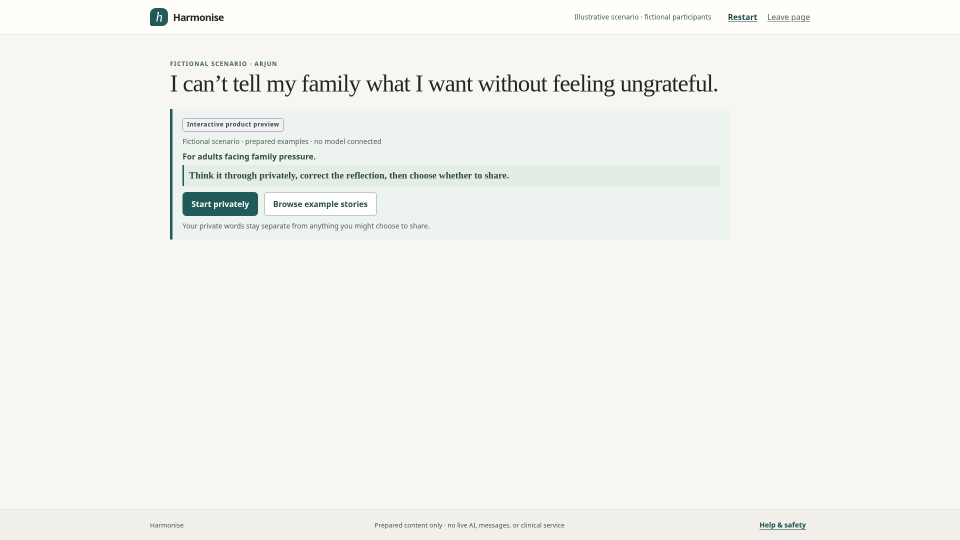
#> input picture demo-iterations/v41/capture/source/entry-screen.png, 1920 x 1080 px, found by its file name (shown at 1/2 size)
$ python prepare-frames-v37.py
#> lines starting #> are read from the running program, lines starting #| are printed output that depends on the picture
#!/usr/bin/env python3
"""Build v37 editorial cards around current-app captures; all UI crops come from the local frontend."""
from pathlib import Path
from PIL import Image, ImageDraw, ImageFont
ROOT=Path(__file__).resolve().parents[3]
CAP=ROOT/'demo-iterations/v37/capture'; SRC=CAP/'source'; GEN=CAP/'generated'
GEN.mkdir(parents=True,exist_ok=True)
W,H=1920,1080
CREAM='#f4f3ee'; WHITE='#ffffff'; INK='#173f3b'; MINT='#e6eee8'; MUTED='#52605b'; BORDER='#b8c8bf'; GOLD='#a8854f'
SANS='/usr/share/fonts/truetype/dejavu/DejaVuSans.ttf'; SERIF='/usr/share/fonts/truetype/liberation/LiberationSerif-Regular.ttf'; BOLD='/usr/share/fonts/truetype/dejavu/DejaVuSans-Bold.ttf'
def font(path,size): return ImageFont.truetype(path,size)
def label(draw,text,x,y,size=24,color=INK,ft=BOLD): draw.text((x,y),text,font=font(ft,size),fill=color)
def rounded(draw,box,radius,fill,outline=None,width=1): draw.rounded_rectangle(box,radius,fill=fill,outline=outline,width=width)
def save(img,name): img.save(GEN/name,optimize=True)
def paste_fit(canvas,source,box,pad=0,upscale=True):
    im=Image.open(source).convert('RGB')
    x,y,bw,bh=box
    ratio=min(bw/im.width,bh/im.height)
    if not upscale: ratio=min(1.0,ratio)
    sz=(int(im.width*ratio),int(im.height*ratio)); im=im.resize(sz,Image.Resampling.LANCZOS)
    px=x+(bw-sz[0])//2; py=y+(bh-sz[1])//2
    canvas.paste(im,(px,py)); return (px,py,*sz)
# Opening: fictional first-person line, no depicted or implied real person.
im=Image.new('RGB',(W,H),INK); d=ImageDraw.Draw(im)
#> after `im = Image.new('RGB', (W, H), INK)`:
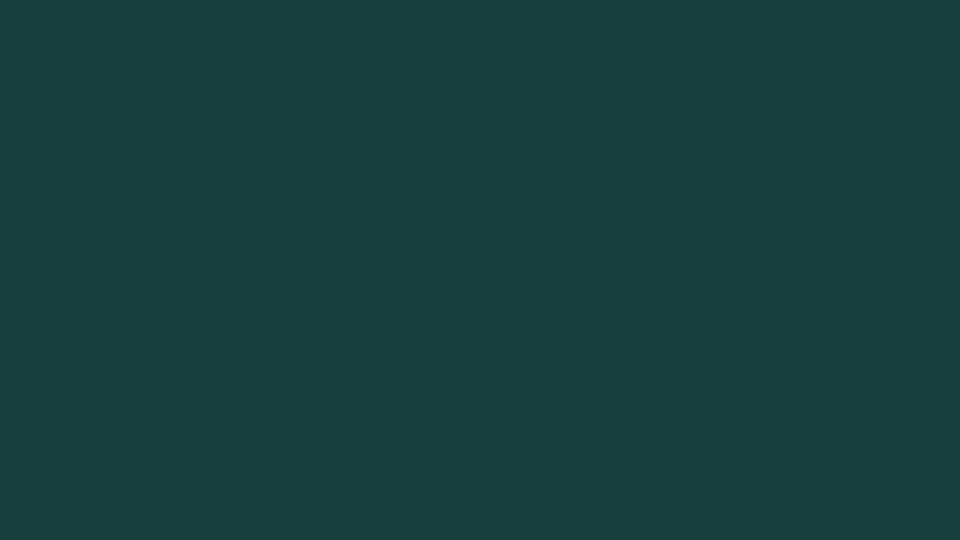
#> im: PIL image 1920x1080 RGB (shown at 1/2 size); mean R, G, B 23, 63, 59
d.rectangle((0,0,W,10),fill='#c6a578')
label(d,'FICTIONAL SCENARIO  ·  ARJUN',150,120,25,'#dce7df')
d.line((150,195,355,195),fill='#88a79b',width=4)
for i,t in enumerate(['I can’t tell my family what I want','without feeling ungrateful.']):
    d.text((145,280+i*104),t,font=font(SERIF,74),fill=WHITE)
d.text((150,555),'A moment before a difficult family conversation.',font=font(SANS,28),fill='#cdd9d2')
d.text((150,890),'HARMONISE',font=font(BOLD,20),fill='#dce7df')
save(im,'01-opening-fictional-quote.png')
#> in save, `def save(img,name): img.save(GEN/name,optimize=True)`:
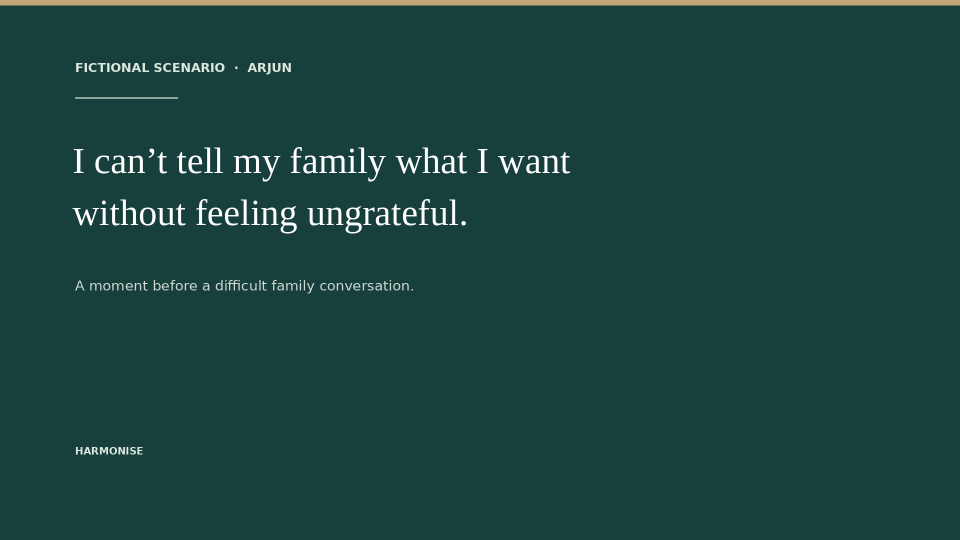
#> saved as 01-opening-fictional-quote.png: PIL image 1920x1080 RGB (shown at 1/2 size); mean R, G, B 28, 66.7, 62.4
# Product promise: crop the exact first-use screen from the current frontend.
im=Image.new('RGB',(W,H),CREAM); d=ImageDraw.Draw(im)
#> after `im = Image.new('RGB', (W, H), CREAM)`:
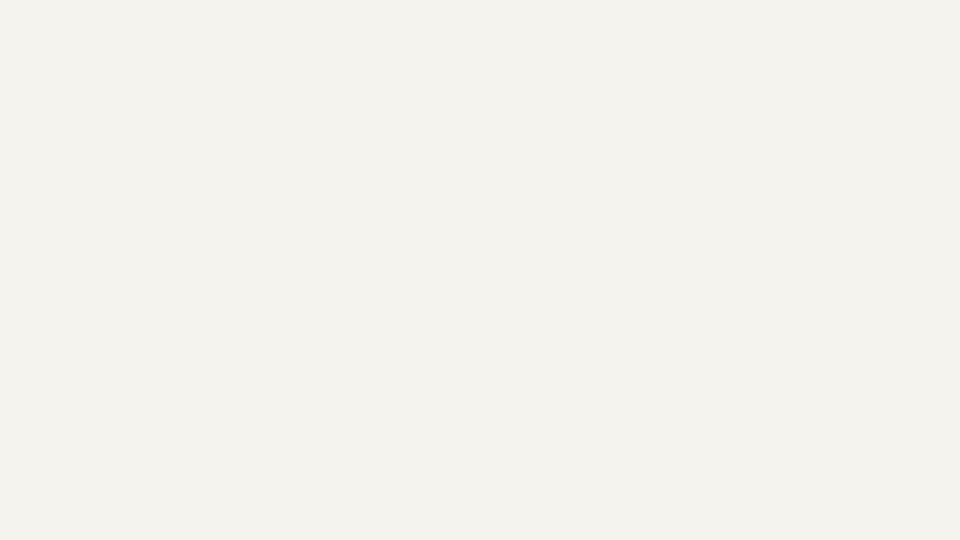
#> im: PIL image 1920x1080 RGB (shown at 1/2 size); mean R, G, B 244, 243, 238
d.rectangle((0,0,W,12),fill=INK)
screen=Image.open(SRC/'entry-screen.png').convert('RGB').crop((230,0,1690,540))
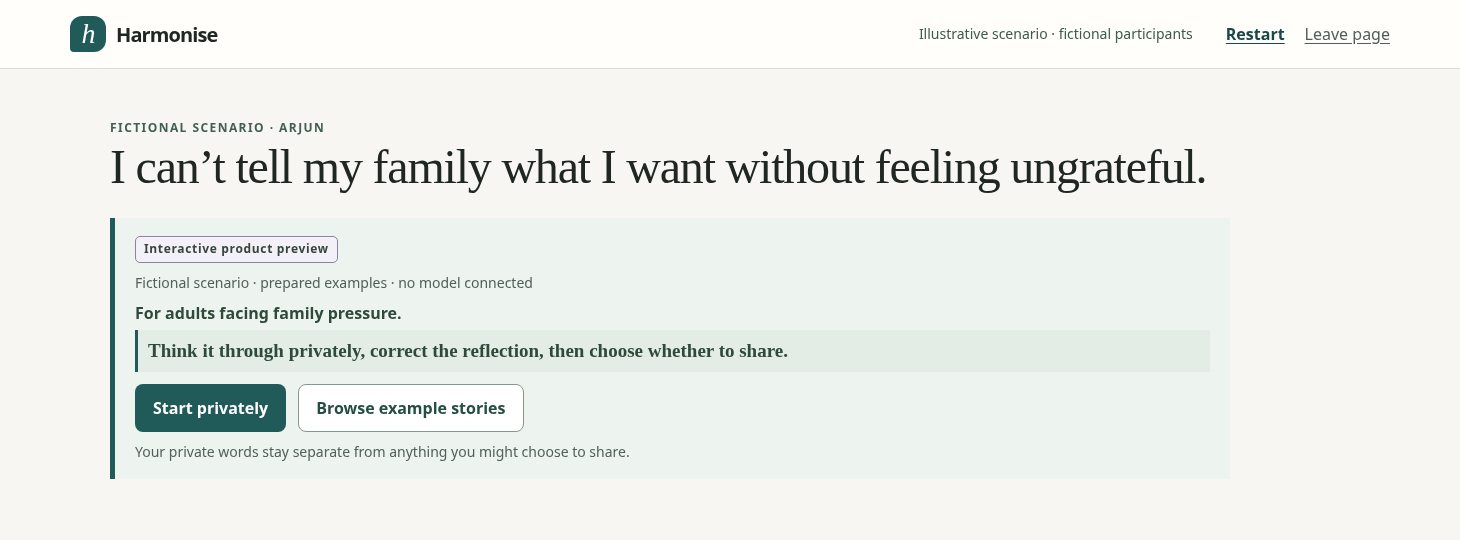
#> screen: PIL image 1460x540 RGB; mean R, G, B 236.3, 239, 234.6
screen=screen.resize((1600,592),Image.Resampling.LANCZOS)
#> screen: PIL image 1600x592 RGB
rounded(d,(130,145,1790,790),12,WHITE,BORDER,2); im.paste(screen,(160,170))
#> after `im.paste(screen, (160, 170))`:
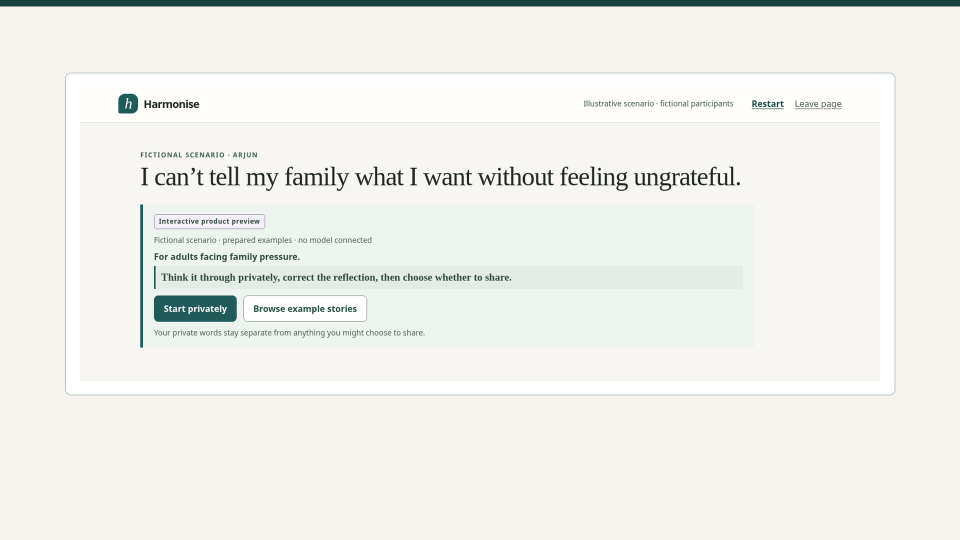
#> im: PIL image 1920x1080 RGB (shown at 1/2 size); mean R, G, B 238.1, 239.4, 235
label(d,'LOCAL PROTOTYPE  ·  NO MODEL CONNECTED',150,840,24,INK)
d.text((150,882),'Prepared examples only.',font=font(SANS,23),fill=MUTED)
save(im,'02-product-promise.png')
#> call 2 of save, with name = '02-product-promise.png'
#> in save (call 2), `def save(img,name): img.save(GEN/name,optimize=True)`:
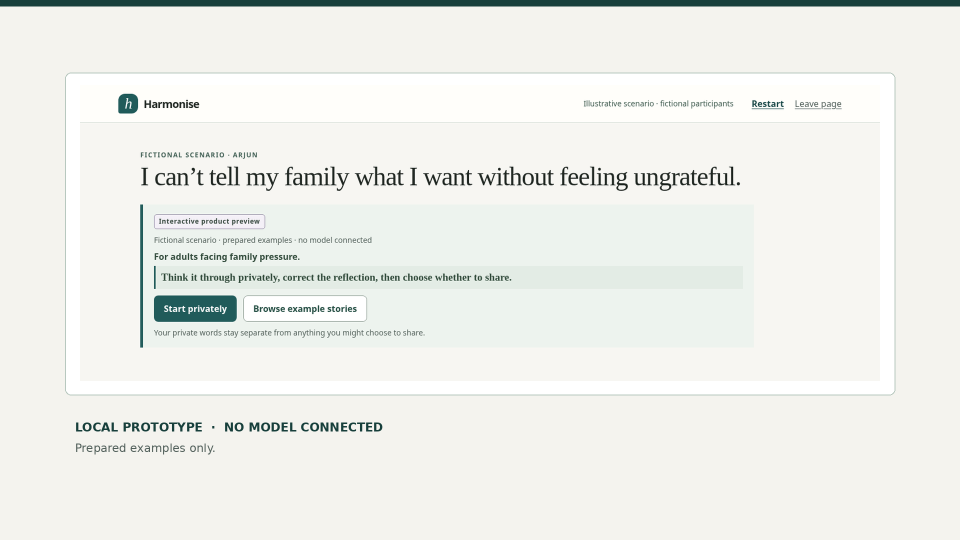
#> saved as 02-product-promise.png: PIL image 1920x1080 RGB (shown at 1/2 size); mean R, G, B 237.5, 238.9, 234.5
# Two expressly prepared fictional perspective cards; no names, avatars, or implied real testimonials.
im=Image.new('RGB',(W,H),CREAM); d=ImageDraw.Draw(im); d.rectangle((0,0,W,12),fill=INK)
label(d,'PREPARED FICTIONAL PERSPECTIVES  ·  NO LIVE MEMBERS OR MODERATOR',125,82,23,INK)
rounded(d,(120,150,930,780),18,WHITE,BORDER,2); rounded(d,(990,150,1800,780),18,WHITE,BORDER,2)
label(d,'ONE PERSON’S PATH',175,205,22,MUTED)
d.text((175,280),'“I chose to talk with my',font=font(SERIF,42),fill=INK)
d.text((175,345),'parents early; that helped me.”',font=font(SERIF,42),fill=INK)
d.line((175,445,845,445),fill=BORDER,width=2)
d.text((175,475),'Prepared perspective · fictional',font=font(SANS,23),fill=MUTED)
label(d,'ANOTHER PATH',1045,205,22,MUTED)
d.text((1045,280),'“Asking for a pause helped me',font=font(SERIF,37),fill=INK)
d.text((1045,338),'finish a thought. It didn’t settle',font=font(SERIF,37),fill=INK)
d.text((1045,396),'the bigger question.”',font=font(SERIF,37),fill=INK)
d.line((1045,470,1715,470),fill=BORDER,width=2)
d.text((1045,500),'Prepared perspective · fictional',font=font(SANS,23),fill=MUTED)
rounded(d,(120,820,1800,902),14,MINT,None,1)
d.text((155,843),'These perspectives may not fit Arjun. They are possibilities, not advice.',font=font(SANS,25),fill=INK)
save(im,'03-peer-perspectives.png')
#> call 3 of save, with name = '03-peer-perspectives.png'
#> in save (call 3), `def save(img,name): img.save(GEN/name,optimize=True)`:
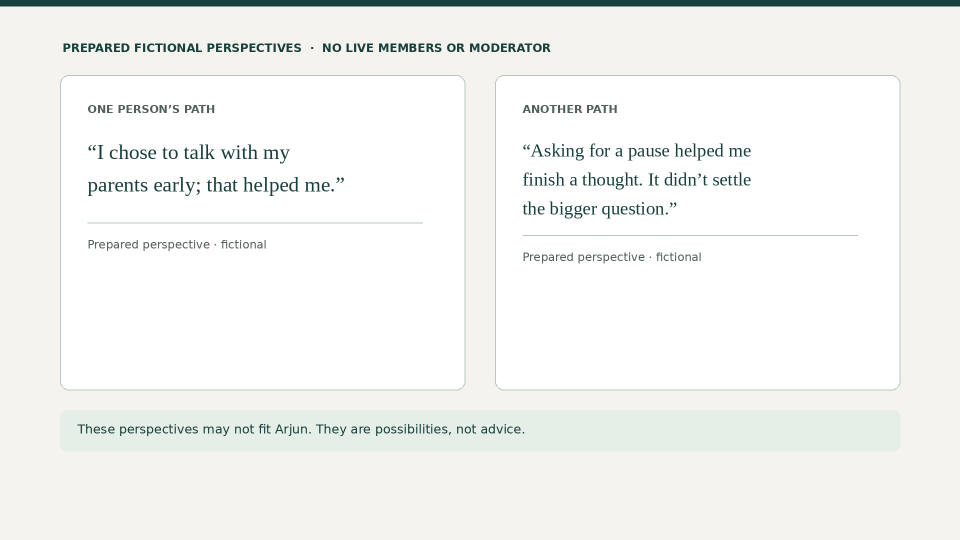
#> saved as 03-peer-perspectives.png: PIL image 1920x1080 RGB (shown at 1/2 size); mean R, G, B 242, 243.2, 240.5
def screen_frame(name,label_text,source,max_width,max_height,top=170):
    im=Image.new('RGB',(W,H),CREAM); d=ImageDraw.Draw(im); d.rectangle((0,0,W,12),fill=INK)
    label(d,label_text,125,92,25,INK)
    rounded(d,(120,top-24,1800,top+max_height+32),16,WHITE,BORDER,2)
    paste_fit(im,source,(155,top,1610,max_height),upscale=True)
    d.text((125,900),'Prepared fictional content  ·  No live members or moderator',font=font(SANS,21),fill=MUTED)
    save(im,name)
# The moderator boundary itself is captured from the current frontend; only its crop is framed.
#> (the run stopped early here; a loop or call above may not have finished)
